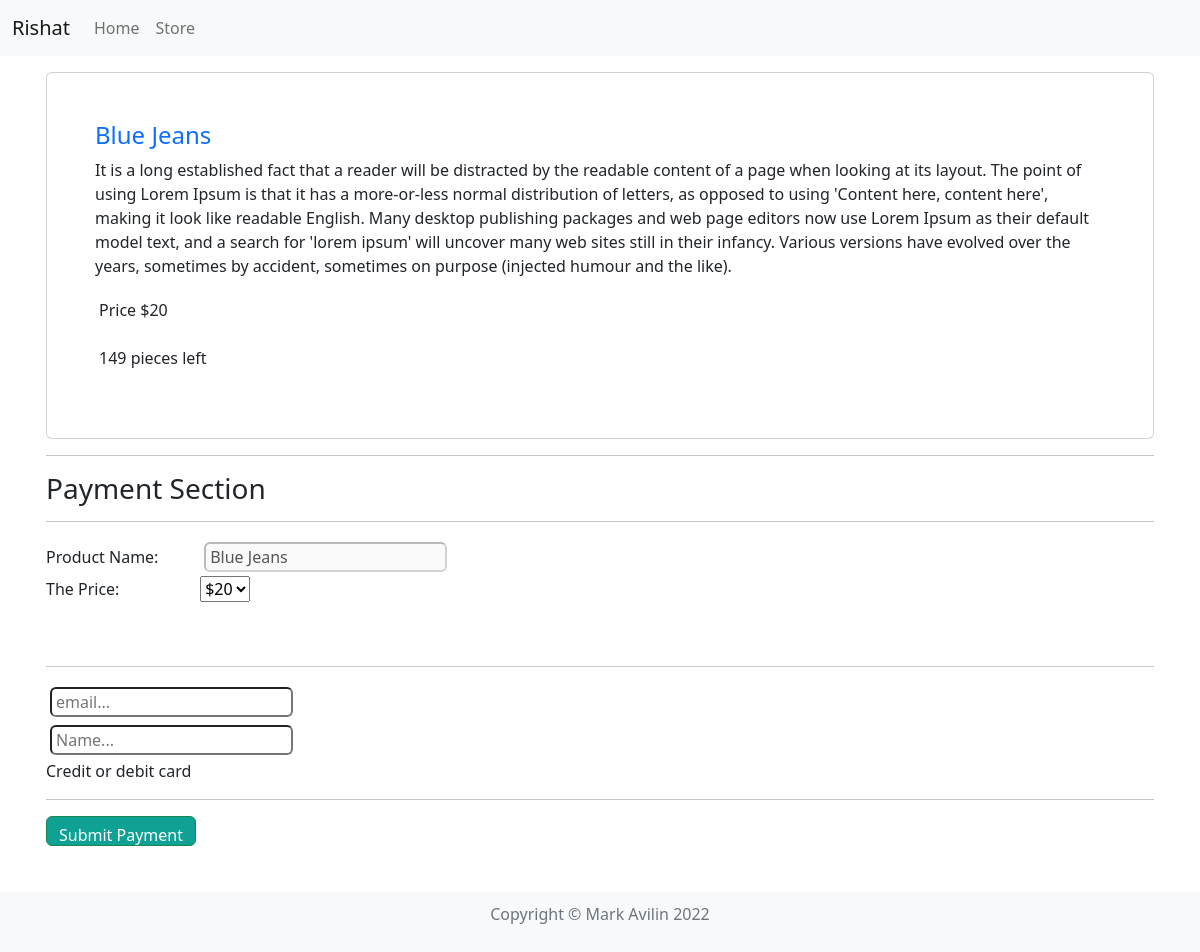
/buy/5, run on an earlier commit of the app's database.
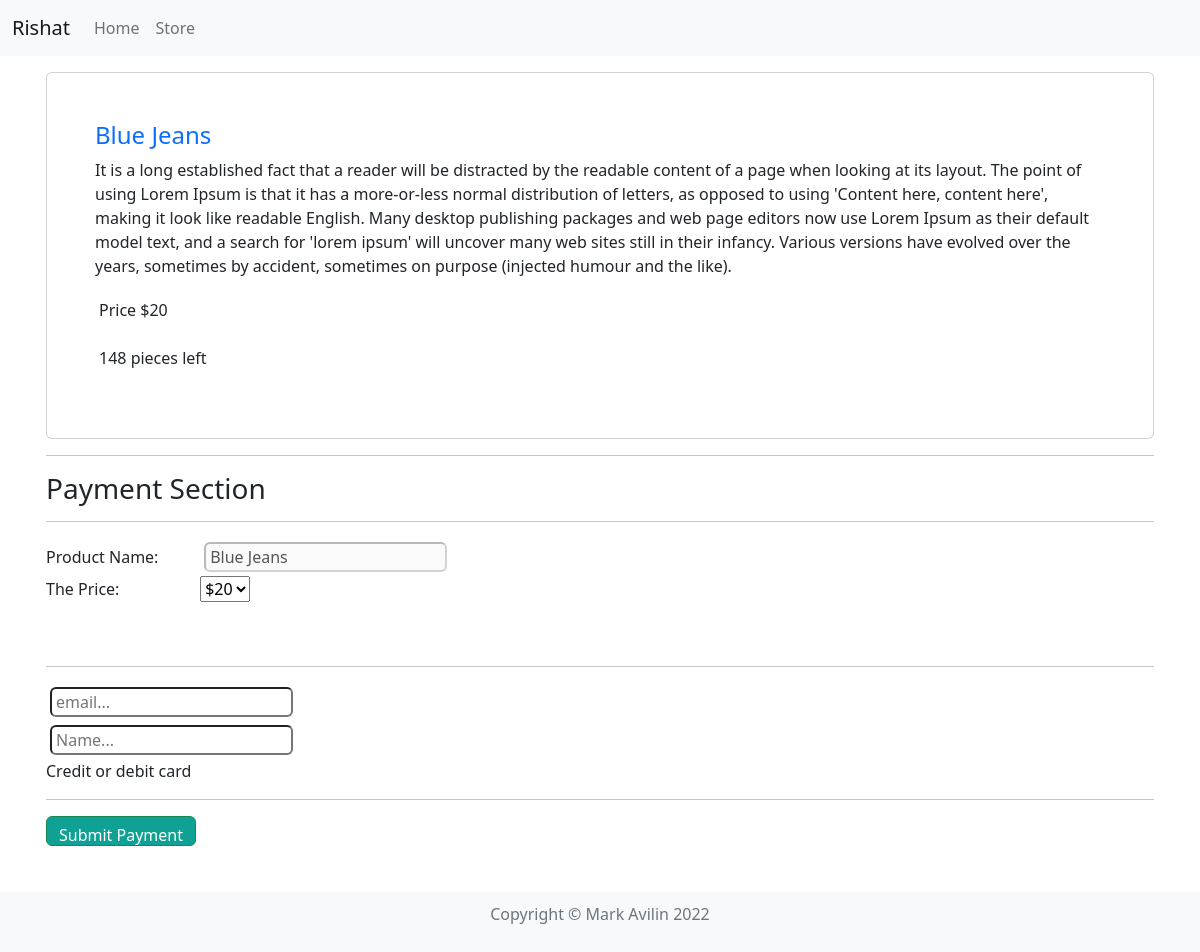
And on a later commit of the database.
### store/models.py (models this page shows, shortened)
class Product(models.Model):
    name = models.CharField(max_length=150, unique=True)
    slug = models.SlugField(max_length=150, unique=True)
    description = models.TextField()
    price = models.SmallIntegerField()
    quantity = models.SmallIntegerField()
    added_at = models.DateTimeField(auto_now_add=True)
    is_available = models.BooleanField(default=True)

### store/views.py (the view)
# urls.py: path('buy/<int:pk>', vs.buy, name='buy'),
def buy(request, pk):
    product = Product.objects.get(id=pk)
    context = {
        'product': product
    }
    return render(request, 'buy.html', context)

### templates/buy.html (shortened to what this page needs)
{% extends 'base/base.html' %}
{% block content %}
<div class="card card-product-grid p-5">
    <div class="info-wrap">
        <a href="{% url 'product_detail' product.id %}" class="title" style="text-decoration:none">
            <h4>
                {{ product.name }}
            </h4>
        </a>
        <p>{{ product.description }}</p>
        <p class="p-1">Price ${{ product.price }}</p>
        <p class="p-1">{{ product.quantity }} pieces left</p>
    </div>
</div>
<hr>
<div id="container">
    <div class="column-6">
        <div id="left-wrapper">
            <div id="left-wrapper-header">
                <h3>Payment Section</h3>
            </div>
            <hr>
            <form action="{% url 'payment' product.id %}" method="post" id="payment-form">
                <div class="form-field-12">
                    <label for="product-name">Product Name: </label>
                    <input type="text" id="product-name" class="rounded p-1 m-1" name="product_name" value="{{ product.name }}" disabled><br>
                    <label for="amount">The Price:</label>
                    <select required name="amount" id="amount">
                        <option selected value="{{ product.price }}">${{ product.price }}</option>
                    </select>
                </div>
                <br><br>
                <hr>
                <div class="form-field-6">
                    <input required type="text" class="rounded p-1 m-1" name="email" placeholder="email...">
                </div>
                <div class="form-field-6">
                    <input required type="text" class="rounded p-1 m-1" name="name" placeholder="Name...">
                </div>
                <div class="form-row">
                    <label for="card-element">
                        Credit or debit card
                    </label>
                </div>
                <hr>
                <input class="myButton btn btn-success" style="background-color:#10a195" type="submit"
                       value="Submit Payment" name="">
            </form>
        </div>
    </div>
</div>
{% endblock %}

What changed in the data, as far as the page shows it:
changed Product "Blue Jeans": quantity "149" → "148"
